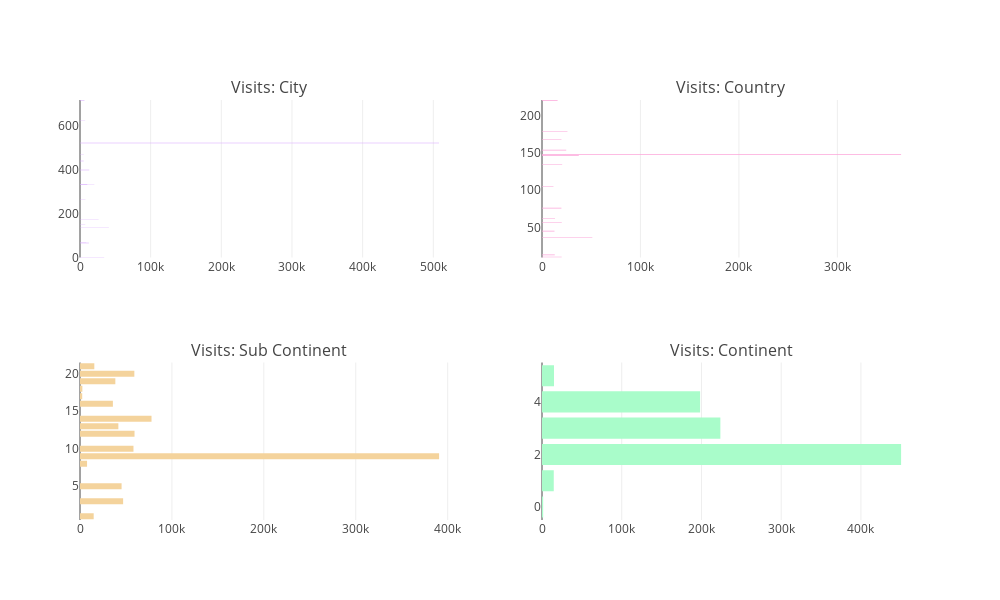

Source (notebook cell):
### Code cell
geo_cols = ["geoNetwork_city", "geoNetwork_country", "geoNetwork_subContinent", "geoNetwork_continent"]
colors = ["#d6a5ff", "#fca6da", "#f4d39c", "#a9fcca"]
traces = []
for i, col in enumerate(geo_cols):
    t = train[col].value_counts()
    traces.append(go.Bar(marker=dict(color=colors[i]),orientation="h", y = t.index[:15], x = t.values[:15]))

fig = tools.make_subplots(rows=2, cols=2, 
                          subplot_titles=["Visits: City", "Visits: Country","Visits: Sub Continent","Visits: Continent"]
                          , print_grid=False)
fig.append_trace(traces[0], 1, 1)
fig.append_trace(traces[1], 1, 2)
fig.append_trace(traces[2], 2, 1)
fig.append_trace(traces[3], 2, 2)

fig['layout'].update(height=600,width=1000, showlegend=False)
iplot(fig)

### Figure 1 — Plotly figure (JSON) as saved in the notebook; plotly's stock layout.template omitted (floating-point values rounded to 4 significant figures)
{"data": [{"marker": {"color": "#d6a5ff"}, "orientation": "h", "type": "bar", "uid": "6c14e4ee-d249-11e8-b829-f0189804b8bf", "x": [508229, 40884, 34262, 26371, 20329, 13086, 12607, 10295, 8670, 7709, 7444, 7342, 6330, 5468, 5223], "xaxis": "x", "y": [522, 136, 1, 173, 331, 399, 66, 333, 69, 265, 152, 623, 717, 470, 440], "yaxis": "y"}, {"marker": {"color": "#fca6da"}, "orientation": "h", "type": "bar", "uid": "6c1541be-d249-11e8-95cf-f0189804b8bf", "x": [364744, 51140, 37393, 25869, 24598, 20522, 20123, 19980, 19783, 19731, 15832, 13225, 12996, 12698, 11662], "xaxis": "x2", "y": [148, 36, 147, 179, 154, 135, 57, 10, 168, 76, 221, 62, 13, 45, 105], "yaxis": "y2"}, {"marker": {"color": "#f4d39c"}, "orientation": "h", "type": "bar", "uid": "6c159efa-d249-11e8-a69e-f0189804b8bf", "x": [390657, 77800, 59321, 59114, 58168, 46919, 45249, 41731, 38443, 35780, 15583, 14893, 7683, 2573, 2406], "xaxis": "x3", "y": [9, 14, 12, 20, 10, 3, 5, 13, 19, 16, 21, 1, 8, 18, 17], "yaxis": "y3"}, {"marker": {"color": "#a9fcca"}, "orientation": "h", "type": "bar", "uid": "6c161314-d249-11e8-8816-f0189804b8bf", "x": [450377, 223698, 198311, 15054, 14745, 1468], "xaxis": "x4", "y": [2, 3, 4, 5, 1, 0], "yaxis": "y4"}], "layout": {"annotations": [{"font": {"size": 16}, "showarrow": false, "text": "Visits: City", "x": 0.225, "xanchor": "center", "xref": "paper", "y": 1, "yanchor": "bottom", "yref": "paper"}, {"font": {"size": 16}, "showarrow": false, "text": "Visits: Country", "x": 0.775, "xanchor": "center", "xref": "paper", "y": 1, "yanchor": "bottom", "yref": "paper"}, {"font": {"size": 16}, "showarrow": false, "text": "Visits: Sub Continent", "x": 0.225, "xanchor": "center", "xref": "paper", "y": 0.375, "yanchor": "bottom", "yref": "paper"}, {"font": {"size": 16}, "showarrow": false, "text": "Visits: Continent", "x": 0.775, "xanchor": "center", "xref": "paper", "y": 0.375, "yanchor": "bottom", "yref": "paper"}], "height": 600, "showlegend": false, "width": 1000, "xaxis": {"anchor": "y", "domain": [0, 0.45]}, "xaxis2": {"anchor": "y2", "domain": [0.55, 1]}, "xaxis3": {"anchor": "y3", "domain": [0, 0.45]}, "xaxis4": {"anchor": "y4", "domain": [0.55, 1]}, "yaxis": {"anchor": "x", "domain": [0.625, 1]}, "yaxis2": {"anchor": "x2", "domain": [0.625, 1]}, "yaxis3": {"anchor": "x3", "domain": [0, 0.375]}, "yaxis4": {"anchor": "x4", "domain": [0, 0.375]}}}
